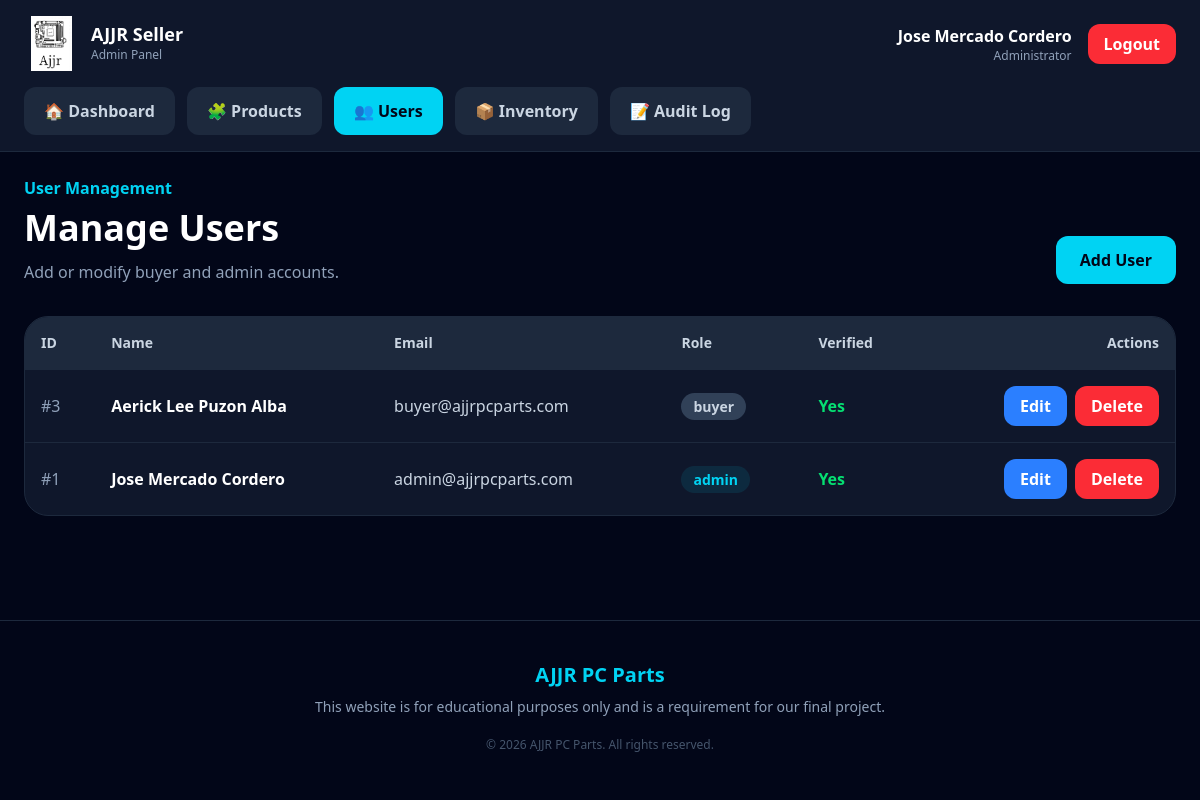
The app's page /seller/manageUsers.php (signed in) with its own data.
### tables this page shows
CREATE TABLE `users` (
  `user_id` int(11) NOT NULL,
  `first_name` varchar(100) NOT NULL DEFAULT '',
  `middle_name` varchar(100) DEFAULT NULL,
  `last_name` varchar(100) NOT NULL DEFAULT '',
  `email` varchar(100) NOT NULL,
  `password` varchar(255) NOT NULL,
  `region` varchar(100) DEFAULT NULL,
  `province` varchar(150) DEFAULT NULL,
  `municipality` varchar(150) DEFAULT NULL,
  `barangay` varchar(150) DEFAULT NULL,
  `contact_number` varchar(20) NOT NULL,
  `role` enum('buyer','admin') NOT NULL DEFAULT 'buyer',
  `is_verified` tinyint(1) NOT NULL DEFAULT 0,
  `verification_token` varchar(255) DEFAULT NULL,
  `created_at` timestamp NOT NULL DEFAULT current_timestamp()
);

### seller/manageUsers.php (the view, shortened to what this page needs)
<?php
require_once __DIR__ . '/../includes/databaseConnect.php';
require_once __DIR__ . '/../includes/functions.php';
$users = mysqli_query($conn, "
    SELECT *, TRIM(CONCAT_WS(' ', first_name, NULLIF(middle_name, ''), last_name)) AS complete_name
    FROM users
    ORDER BY user_id DESC
");
?>
<div class="flex flex-col md:flex-row md:items-end md:justify-between gap-5 mb-8">
    <div>
        <p class="text-cyan-400 font-semibold">User Management</p>
        <h1 class="text-4xl font-black mt-2">Manage Users</h1>
        <p class="text-slate-400 mt-3">Add or modify buyer and admin accounts.</p>
    </div>
    <a href="addUser.php" class="bg-cyan-400 hover:bg-cyan-300 text-slate-950 px-6 py-3 rounded-xl font-black transition">
        Add User
    </a>
</div>
<div class="bg-slate-900 border border-slate-800 rounded-3xl overflow-hidden">
    <div class="overflow-x-auto">
        <table class="w-full text-left">
            <thead class="bg-slate-800 text-slate-300 text-sm">
                <tr>
                    <th class="p-4">ID</th>
                    <th class="p-4">Name</th>
                    <th class="p-4">Email</th>
                    <th class="p-4">Role</th>
                    <th class="p-4">Verified</th>
                    <th class="p-4 text-right">Actions</th>
                </tr>
            </thead>
            <tbody>
                <?php while ($user = mysqli_fetch_assoc($users)) { ?>
                    <tr class="border-t border-slate-800">
                        <td class="p-4 text-slate-400">#<?= $user['user_id']; ?></td>
                        <td class="p-4 font-black"><?= htmlspecialchars($user['complete_name']); ?></td>
                        <td class="p-4 text-slate-300"><?= htmlspecialchars($user['email']); ?></td>
                        <td class="p-4">
                            <span class="px-3 py-1 rounded-full text-sm font-bold <?= $user['role'] === 'admin' ? 'bg-cyan-400/10 text-cyan-400' : 'bg-slate-700 text-slate-300'; ?>">
                                <?= htmlspecialchars($user['role']); ?>
                            </span>
                        </td>
                        <td class="p-4">
                            <span class="<?= $user['is_verified'] ? 'text-green-400' : 'text-red-400'; ?> font-bold">
                                <?= $user['is_verified'] ? 'Yes' : 'No'; ?>
                            </span>
                        </td>
                        <td class="p-4">
                            <div class="flex justify-end gap-2">
                                <a href="editUser.php?id=<?= $user['user_id']; ?>" class="bg-blue-500 hover:bg-blue-400 text-white px-4 py-2 rounded-xl font-bold transition">
                                    Edit
                                </a>
                                <form method="POST" onsubmit="return confirm('Delete this user?');">
                                    <button type="submit" name="delete_user" class="bg-red-500 hover:bg-red-400 text-white px-4 py-2 rounded-xl font-bold transition">
                                        Delete
                                    </button>
                                </form>
                            </div>
                        </td>
                    </tr>
                <?php } ?>
            </tbody>
        </table>
    </div>
</div>

### records on screen
users: user_id "3", complete_name "Aerick Lee Puzon Alba", email "buyer@ajjrpcparts.com", role "buyer", is_verified "Yes"
users: user_id "1", complete_name "Jose Mercado Cordero", email "admin@ajjrpcparts.com", role "admin", is_verified "Yes"

### other values on screen
$admin_name "Jose Mercado Cordero"
$link[3] "🏠"
$link[2] "Dashboard"
$link[3] "🧩"
$link[2] "Products"
$link[3] "👥"
$link[2] "Users"
$link[3] "📦"
$link[2] "Inventory"
$link[3] "📝"
$link[2] "Audit Log"
